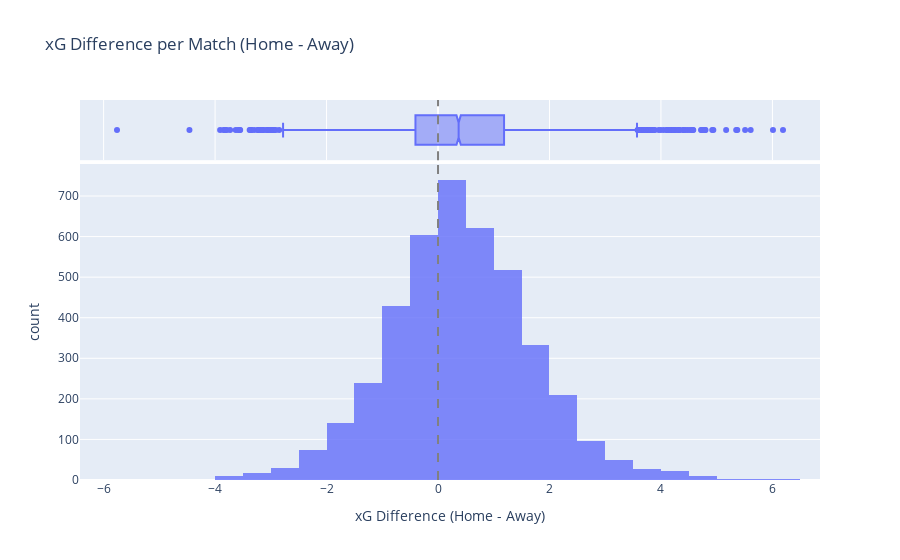

Source (notebook cell):
### Markdown cell above
4-1. Per-match xG Difference — Distribution (경기 단위 xG 차이 분포)

### Code cell
import pandas as pd
import plotly.express as px

# xG difference per match = home_xg - away_xg
# 경기 단위 xG 차이 = 홈 xG - 원정 xG
df["xg_diff"] = (df["home_xg"] - df["away_xg"]).astype(float)

# Interactive histogram with a reference line at 0
# 0 기준선 포함 인터랙티브 히스토그램
fig = px.histogram(
    df.dropna(subset=["xg_diff"]),
    x="xg_diff",
    nbins=40,
    title="xG Difference per Match (Home - Away)",
    labels={"xg_diff": "xG Difference (Home - Away)"},
    marginal="box",  # add a small boxplot on the side / 옆에 박스플롯 추가
    opacity=0.8
)
fig.update_traces(hovertemplate="xG diff: %{x:.3f}<br>Count: %{y}<extra></extra>")
fig.add_vline(x=0, line_width=2, line_dash="dash", line_color="gray")  # reference line / 기준선
fig.show()

### Figure 1 — Plotly figure (JSON) as saved in the notebook; plotly's stock layout.template omitted (floating-point values rounded to 4 significant figures; data arrays with more than 128 entries replaced by an {"elided": "..."} marker saying what was removed)
{"data": [{"bingroup": "x", "hovertemplate": "xG diff: %{x:.3f}<br>Count: %{y}<extra></extra>", "legendgroup": "", "marker": {"color": "#636efa", "opacity": 0.8, "pattern": {"shape": ""}}, "name": "", "nbinsx": 40, "orientation": "v", "showlegend": false, "type": "histogram", "x": {"elided": "4180 float values"}, "xaxis": "x", "yaxis": "y"}, {"hovertemplate": "xG diff: %{x:.3f}<br>Count: %{y}<extra></extra>", "legendgroup": "", "marker": {"color": "#636efa"}, "name": "", "notched": true, "showlegend": false, "type": "box", "x": {"elided": "4180 float values"}, "xaxis": "x2", "yaxis": "y2"}], "layout": {"barmode": "relative", "legend": {"tracegroupgap": 0}, "shapes": [{"line": {"color": "gray", "dash": "dash", "width": 2}, "type": "line", "x0": 0, "x1": 0, "xref": "x", "y0": 0, "y1": 1, "yref": "y domain"}, {"line": {"color": "gray", "dash": "dash", "width": 2}, "type": "line", "x0": 0, "x1": 0, "xref": "x2", "y0": 0, "y1": 1, "yref": "y2 domain"}], "title": {"text": "xG Difference per Match (Home - Away)"}, "xaxis": {"anchor": "y", "domain": [0, 1], "title": {"text": "xG Difference (Home - Away)"}}, "xaxis2": {"anchor": "y2", "domain": [0, 1], "matches": "x", "showgrid": true, "showticklabels": false}, "yaxis": {"anchor": "x", "domain": [0, 0.8316], "title": {"text": "count"}}, "yaxis2": {"anchor": "x2", "domain": [0.8416, 1], "matches": "y2", "showgrid": false, "showline": false, "showticklabels": false, "ticks": ""}}}
